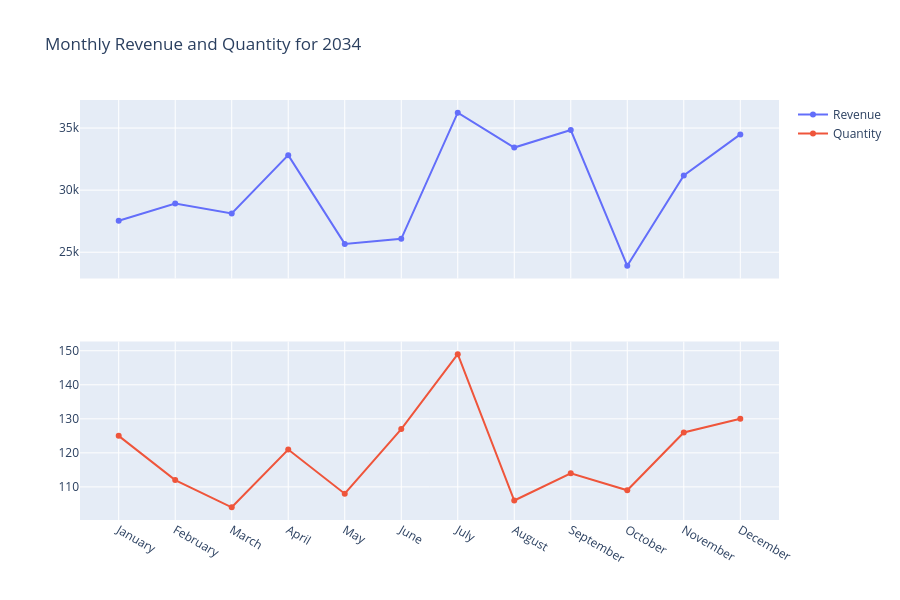

Notebook code cell kept with this figure:
### Code cell
fig = make_subplots(rows=2, cols=1, shared_xaxes=True)
fig.add_trace(go.Scatter(x=last_year_ds['month'], y=last_year_ds['revenue'], name="Revenue"),row=1,col=1)
fig.add_trace(go.Scatter(x=last_year_ds['month'], y=last_year_ds['quantity'], name="Quantity"),row=2,col=1)
fig.update_layout(height=600, title="Monthly Revenue and Quantity for 2034")

### Figure 1 — Plotly figure (JSON) as saved in the notebook; plotly's stock layout.template omitted (floating-point values rounded to 4 significant figures)
{"data": [{"name": "Revenue", "x": ["January", "February", "March", "April", "May", "June", "July", "August", "September", "October", "November", "December"], "y": [27540.0, 28930.0, 28120.0, 32820.0, 25670.0, 26080.0, 36240.0, 33430.0, 34840.0, 23900.0, 31180.0, 34490.0], "type": "scatter", "xaxis": "x", "yaxis": "y"}, {"name": "Quantity", "x": ["January", "February", "March", "April", "May", "June", "July", "August", "September", "October", "November", "December"], "y": [125, 112, 104, 121, 108, 127, 149, 106, 114, 109, 126, 130], "type": "scatter", "xaxis": "x2", "yaxis": "y2"}], "layout": {"xaxis": {"anchor": "y", "domain": [0.0, 1.0], "matches": "x2", "showticklabels": false}, "yaxis": {"anchor": "x", "domain": [0.575, 1.0]}, "xaxis2": {"anchor": "y2", "domain": [0.0, 1.0]}, "yaxis2": {"anchor": "x2", "domain": [0.0, 0.425]}, "height": 600, "title": {"text": "Monthly Revenue and Quantity for 2034"}}}
